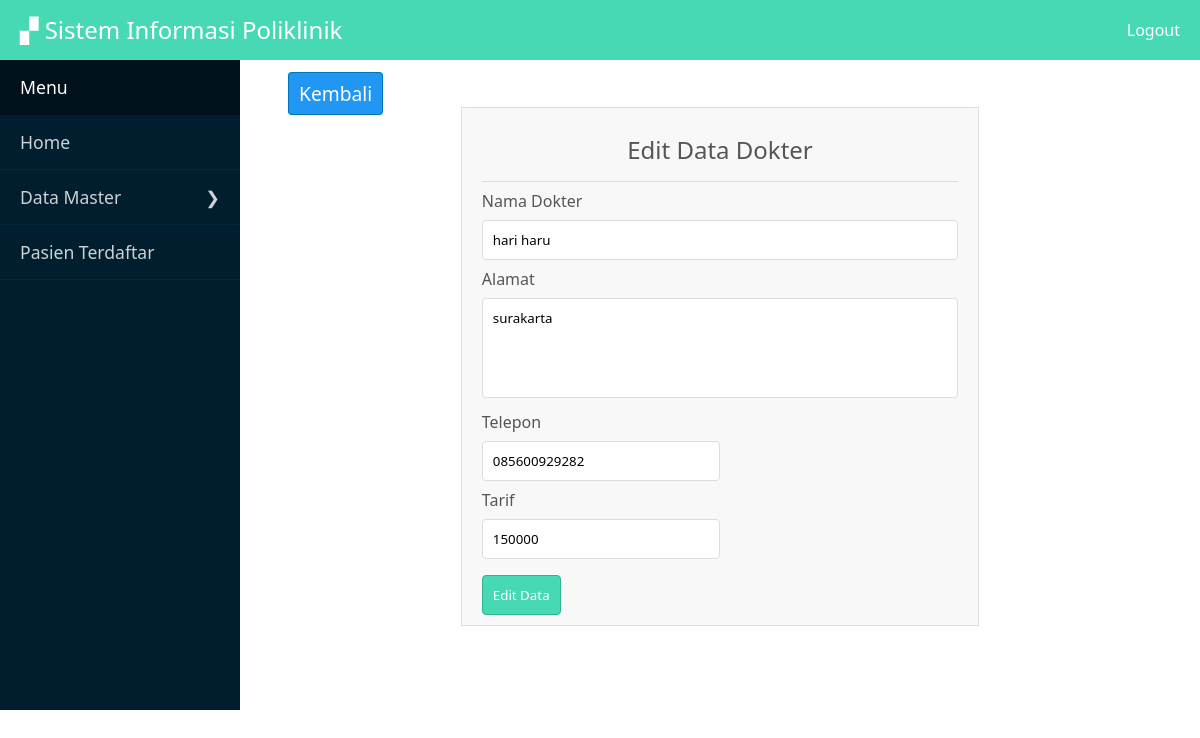
/panel/dokter/edit.php?id=5, run on the app's committed database.
### tables this page shows
CREATE TABLE IF NOT EXISTS `dokter` (
  `id_dokter` int(11) NOT NULL AUTO_INCREMENT,
  `kodedkt` varchar(15) NOT NULL,
  `namadkt` varchar(30) NOT NULL,
  `alamat` text NOT NULL,
  `telepon` varchar(13) NOT NULL,
  `tarif` int(11) NOT NULL,
  `id_med` int(11) NOT NULL,
  PRIMARY KEY (`id_dokter`),
  KEY `id_med` (`id_med`)
);

### Control.php (called while the page is built, shortened)
<?php
$link = mysqli_connect('localhost','root','','poliklinik');
function data($query){
	global $link;
	$result = mysqli_query($link,$query);
	return $result;
}
?>

### panel/dokter/edit.php (the view, shortened to what this page needs)
<?php
require_once '../../Control.php';
$id = $_GET['id'];
$query = "SELECT * FROM dokter WHERE id_dokter=$id ";
$getdata = mysqli_fetch_assoc(data($query));
 ?>
<?php require_once 'view/view.php'; head(); ?>
<div class="bungkus">
	<div class="main">
		<div class="isimain">
						<div class="back">
							<a href="index.php" class="tmbl biru">Kembali</a>
						</div>
					<div class="dokter">
						<div class="form-abu">
								<div class="head-form">
									<h2>Edit Data Dokter</h2>
								</div>
							<form action="" method="post">
								<label for="">Nama Dokter</label>
								<input type="text" name="nama" class="full" placeholder="Nama Dokter" value="<?= $getdata['namadkt']; ?>">
								<label for="">Alamat</label>
								<textarea name="alamat" class="full"><?= $getdata['alamat']; ?></textarea>
								<label for="">Telepon</label>
								<input type="number" class="f50" name="telepon" value="<?= $getdata['telepon']; ?>">
								<label for="">Tarif</label>
								<input type="number" class="f50" name="tarif"  value="<?= $getdata['tarif']; ?>">
								<label for=""></label>
								<input type="submit" value="Edit Data" class="hijau" name="edit">
							</form>
						</div>
					</div>
		</div>
	</div>

### style.css (style rules this page uses)
* { margin: 0; padding: 0; font-family: 'Century Gothic','Segoe UI',sans-serif; box-sizing: border-box; text-decoration: none; font-weight: normal; }
body { background: #fff; font-size: 16px; color: #555; }
nav, h1,h2,h3,h4,p,b { display: block; }
input,textarea,button,select { padding: 10px; border:1px solid #ddd; border-radius: 4px; background: #fff; }
textarea { resize: none; height: 100px; }
input[type="submit"],input[type="reset"],button,select { cursor: pointer; }
label { padding: 3px 0px; display: block; margin:5px 0px; }
.full { width: 100%; }
.f50 { width: 50%; }
.tmbl { padding: 7px 10px; font-size: 1em; border-radius: 4px; }
.biru { background: #2196f3; color: #fff; border:1px solid #0074b9; }
.hijau { background: #47D9B4; color: #fff; border:1px solid #31B392; }
.form-abu { padding: 10px 20px; background: #f8f8f8; border-radius: 4px; }
.head-form,.foot-form { padding:15px 0px; text-align: center; border-bottom:1px solid #ddd; }
.back,.add { padding: 20px 10px; }
.back { padding: 0; font-size: 1.2em; }
.bungkus { width: 100%; height: auto; overflow: hidden; margin: 0 auto; background: #001E2E; }
.main { width: 80%; float: right; min-height: 650px; background: #fff; }
.isimain { width: 90%; margin: 20px auto; }
.dokter { width: 60%; margin:0 auto; border:1px solid #ddd; margin-bottom: 20px; }

### data on the page
dokter: nama "hari haru", alamat "surakarta", telepon "085600929282", tarif "150000"
